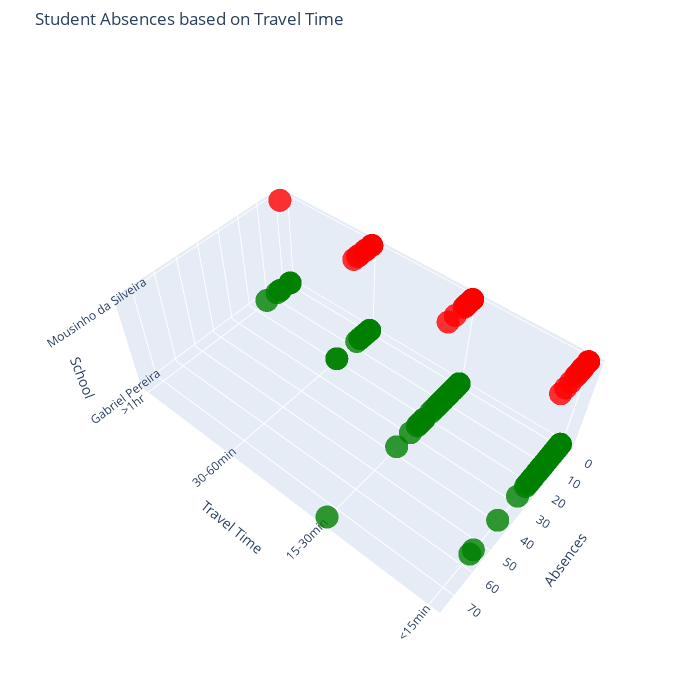

Here is the notebook cell this chart was saved with:
### Markdown cell above
The first piece of data I want to represent in 3D is the amount of travel time, student age, and the amount of absences. This can tell you how much travel time effects, if it does, the amount a student is absent. You can find out if a student is absent a lot, if they live far away and that could be the reason. The data actually showed though that the short distance was more likely to be absent and the most absent student live 15-30 minutes away. The data can also be tilted by the amount of students that live nearby vs. far away so I took care of that graph in the next one.

### Code cell
fig = go.Figure()

# Mapping the studytime variables to usable labels for the data I'm using, also the school names, and color scheme
studentStudies['traveltime2']= studentStudies['traveltime'].map({1:'<15min' , 2: '15-30min', 3:'30-60min', 4:'>1hr'})
studentStudies['schoolNames']= studentStudies['school'].map({"GP": "Gabriel Pereira", "MS": "Mousinho da Silveira"})
schoolColors = {"GP": "green", "MS": "red"}

fig.add_trace(go.Scatter3d(
        x=studentStudies['traveltime2'],    # x-axis: travel times
        y=studentStudies['absences'],     # y-axis: amount of absences
        z=studentStudies['schoolNames'],    # z-axis: Schools
        mode="markers",              # display points
        marker=dict(
            size=8,                  # marker size
            color=studentStudies['school'].map(schoolColors), #mapping the school colors I mapped up above to respective schools GP and MS.
            opacity=0.8              # marker opacity
        ),
        name='Schools'               
    ))

fig.update_layout(
    title="Student Absences based on Travel Time",
    scene=dict(
        xaxis=dict(
            type='category',  # Treat as categorical data
            categoryorder='array',  # Use explicit order
            categoryarray=['<15min', '15-30min', '30-60min', '>1hr']  # the explicit order I'm using
        ),
        xaxis_title="Travel Time",
        yaxis_title="Absences",
        zaxis_title="School"
    ),
    width=700,                    # Figure width in pixels
    height=700,                   # Figure height in pixels
    margin=dict(l=0, r=0, b=0, t=50)  # Margins around the plot
)

### Figure 1 — Plotly figure (JSON) as saved in the notebook; plotly's stock layout.template omitted (floating-point values rounded to 4 significant figures; data arrays with more than 128 entries replaced by an {"elided": "..."} marker saying what was removed)
{"data": [{"marker": {"color": {"elided": "395 str values"}, "opacity": 0.8, "size": 8}, "mode": "markers", "name": "Schools", "type": "scatter3d", "x": {"elided": "395 str values"}, "y": {"elided": "395 int values"}, "z": {"elided": "395 str values"}}], "layout": {"height": 700, "margin": {"b": 0, "l": 0, "r": 0, "t": 50}, "scene": {"aspectmode": "auto", "aspectratio": {"x": 1.732, "y": 1, "z": 0.5774}, "camera": {"center": {"x": 0, "y": 0, "z": 0}, "eye": {"x": -1.427, "y": 1.69, "z": 2.536}, "projection": {"type": "perspective"}, "up": {"x": 0, "y": 0, "z": 1}}, "xaxis": {"categoryarray": ["<15min", "15-30min", "30-60min", ">1hr"], "categoryorder": "array", "title": {"text": "Travel Time"}, "type": "category"}, "yaxis": {"title": {"text": "Absences"}, "type": "linear"}, "zaxis": {"title": {"text": "School"}, "type": "category"}}, "title": {"text": "Student Absences based on Travel Time"}, "width": 700}}
